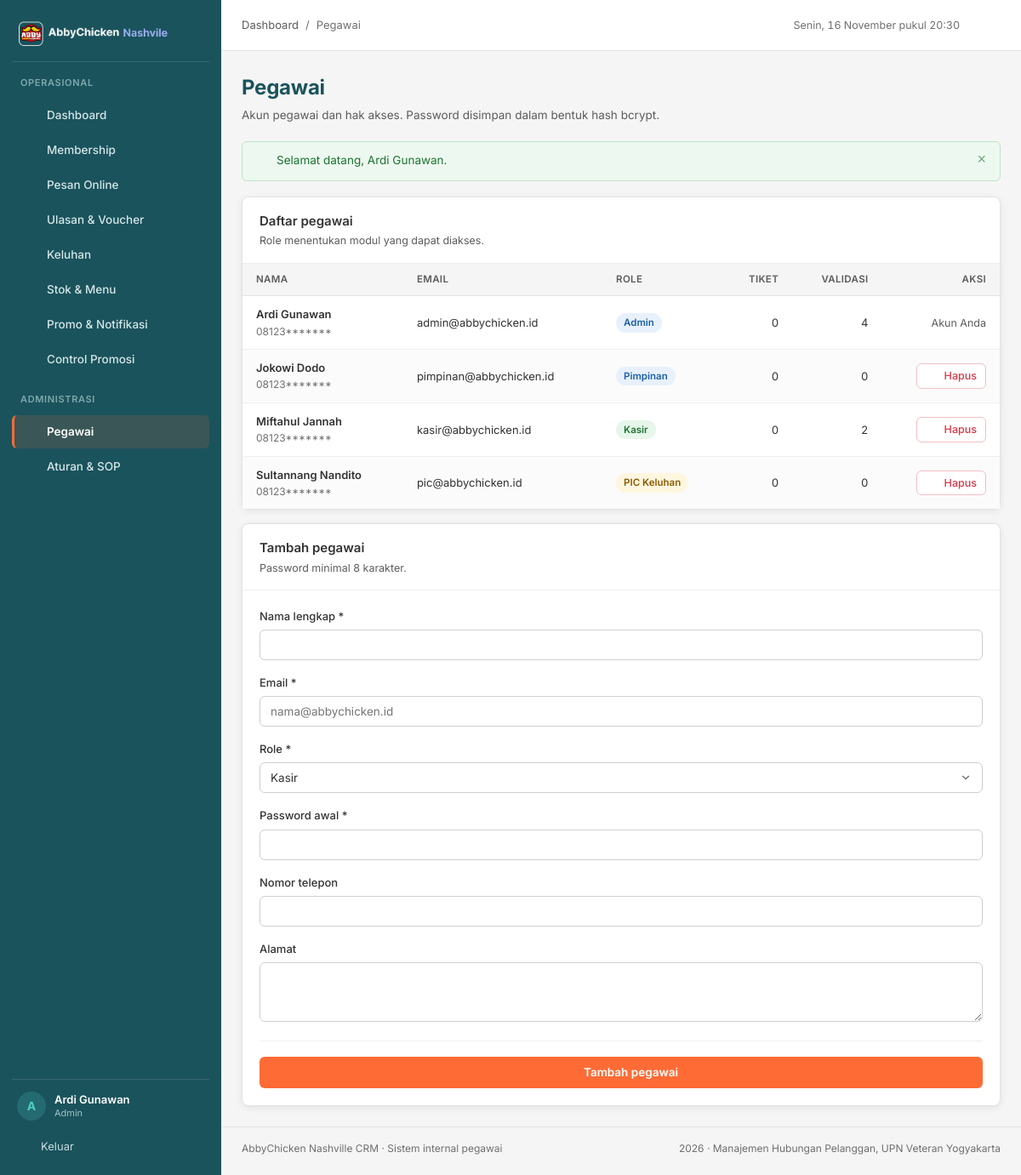
/pages/pegawai/index.php (signed in), run on the app's committed database.
### tables this page shows
CREATE TABLE `pegawai` (
  `pegawai_id` int(11) NOT NULL AUTO_INCREMENT,
  `email` varchar(100) NOT NULL,
  `password` varchar(255) NOT NULL,
  `nama` varchar(100) NOT NULL,
  `role` enum('Admin','Kasir','PIC Keluhan','Pimpinan') NOT NULL,
  `alamat` text DEFAULT NULL,
  `no_telp` varchar(15) DEFAULT NULL,
  `created_at` timestamp NOT NULL DEFAULT current_timestamp(),
  PRIMARY KEY (`pegawai_id`),
  UNIQUE KEY `uq_pegawai_email` (`email`),
  KEY `idx_pegawai_role` (`role`)
);

### pages/pegawai/index.php (the view, shortened to what this page needs)
<?php
require_once __DIR__ . '/../../config/database.php';
$error = [];
$data  = ['nama' => '', 'email' => '', 'role' => 'Kasir', 'no_telp' => '', 'alamat' => ''];
$role_pilihan = ['Admin', 'Pimpinan', 'Kasir', 'PIC Keluhan'];
$daftar = mysqli_query($conn, "SELECT p.*,
        (SELECT COUNT(*) FROM tiket t WHERE t.pegawai_id = p.pegawai_id) AS jml_tiket,
        (SELECT COUNT(*) FROM klaim_review k WHERE k.pegawai_id = p.pegawai_id) AS jml_validasi
    FROM pegawai p ORDER BY FIELD(p.role, 'Admin', 'Pimpinan', 'Kasir', 'PIC Keluhan'), p.nama ASC");
require_once __DIR__ . '/../../includes/header.php';
?>
<section class="detail-grid">
  <article class="card">
    <div class="card__head">
      <div>
        <h2>Daftar pegawai</h2>
        <p>Role menentukan modul yang dapat diakses.</p>
      </div>
    </div>
    <div class="table-wrap">
      <table class="table">
        <thead>
          <tr>
            <th>Nama</th>
            <th>Email</th>
            <th>Role</th>
            <th class="num">Tiket</th>
            <th class="num">Validasi</th>
            <th class="col-actions">Aksi</th>
          </tr>
        </thead>
        <tbody>
          <?php while ($p = mysqli_fetch_assoc($daftar)): ?>
            <tr>
              <td>
                <div class="cell-stack">
                  <span class="strong"><?= e($p['nama']) ?></span>
                  <small><?= e(!empty($p['no_telp']) ? tampil_telepon($p['no_telp']) : 'Telepon belum diisi') ?></small>
                </div>
              </td>
              <td><?= e($p['email']) ?></td>
              <td>
                <span class="badge <?= ($p['role'] === 'Admin' || $p['role'] === 'Pimpinan') ? 'badge--info' : ($p['role'] === 'Kasir' ? 'badge--success' : 'badge--warning') ?>">
                  <?= e($p['role']) ?>
                </span>
              </td>
              <td class="num"><?= (int) $p['jml_tiket'] ?></td>
              <td class="num"><?= (int) $p['jml_validasi'] ?></td>
              <td class="col-actions">
                <?php if ((int) $p['pegawai_id'] === (int) $_SESSION['pegawai_id']): ?>
                  <span class="text-small text-muted">Akun Anda</span>
                <?php else: ?>
                  <form class="inline-form" method="post" action=""
                        data-confirm="Hapus akun pegawai <?= e($p['nama']) ?>? Tindakan ini tidak dapat dibatalkan.">
                    <button class="btn btn--danger btn--sm" type="submit"><?= icon('trash', 15) ?> Hapus</button>
                  </form>
                <?php endif; ?>
              </td>
            </tr>
          <?php endwhile; ?>
        </tbody>
      </table>
    </div>
  </article>
  <form class="card" method="post" action="" novalidate>
    <div class="card__head">
      <div>
        <h2>Tambah pegawai</h2>
        <p>Password minimal 8 karakter.</p>
      </div>
    </div>
    <div class="card__body">
      <div class="form-grid form-grid--1">
        <div class="field">
          <label for="nama">Nama lengkap <span aria-hidden="true">*</span></label>
          <input class="input<?= isset($error['nama']) ? ' is-invalid' : '' ?>" type="text" id="nama" name="nama"
                 value="<?= e($data['nama']) ?>" maxlength="100" required>
        </div>
        <div class="field">
          <label for="email">Email <span aria-hidden="true">*</span></label>
          <input class="input<?= isset($error['email']) ? ' is-invalid' : '' ?>" type="email" id="email" name="email"
                 value="<?= e($data['email']) ?>" maxlength="100" placeholder="nama@abbychicken.id" required>
        </div>
        <div class="field">
          <label for="role">Role <span aria-hidden="true">*</span></label>
          <select class="select<?= isset($error['role']) ? ' is-invalid' : '' ?>" id="role" name="role" required>
            <?php foreach ($role_pilihan as $r): ?>
              <option value="<?= e($r) ?>" <?= $data['role'] === $r ? 'selected' : '' ?>><?= e($r) ?></option>
            <?php endforeach; ?>
          </select>
        </div>
        <div class="field">
          <label for="password">Password awal <span aria-hidden="true">*</span></label>
          <input class="input<?= isset($error['password']) ? ' is-invalid' : '' ?>" type="password" id="password" name="password"
                 minlength="8" autocomplete="new-password" required>
        </div>
        <div class="field">
          <label for="no_telp">Nomor telepon</label>
          <input class="input" type="tel" id="no_telp" name="no_telp" value="<?= e($data['no_telp']) ?>" maxlength="15" inputmode="numeric">
        </div>
        <div class="field">
          <label for="alamat">Alamat</label>
          <textarea class="textarea" id="alamat" name="alamat" maxlength="255" style="min-height:70px"><?= e($data['alamat']) ?></textarea>
        </div>
      </div>
      <div class="form-actions">
        <button class="btn btn--primary btn--block" type="submit"><?= icon('plus', 16) ?> Tambah pegawai</button>
      </div>
    </div>
  </form>
</section>
<?php require_once __DIR__ . '/../../includes/footer.php'; ?>

### includes/functions.php (shortened to what this page needs)
<?php
function e($value)
{
    return htmlspecialchars((string) $value, ENT_QUOTES, 'UTF-8');
}
function icon($nama, $ukuran = 18)
{
    $isi = $path[$nama] ?? $path['dashboard'];
    return '<svg class="icon" width="' . (int) $ukuran . '" height="' . (int) $ukuran . '" viewBox="0 0 24 24" fill="none" '
        . 'stroke="currentColor" stroke-width="1.6" stroke-linecap="round" stroke-linejoin="round" aria-hidden="true">'
        . $isi . '</svg>';
}
function sensor_telepon($telepon, $tampil_awal = 5)
{
    $tel = trim((string) $telepon);
    $panjang     = mb_strlen($tel);
    $tampil_awal = max(0, (int) $tampil_awal);
    return mb_substr($tel, 0, $tampil_awal) . str_repeat('*', $panjang - $tampil_awal);
}
function tampil_telepon($telepon, $role = null)
{
    $tel = trim((string) $telepon);
    $role_aktif = $role !== null ? (string) $role : (string) ($_SESSION['role'] ?? '');
    return sensor_telepon($tel, 5);
}

### data on the page
pegawai: nama "Ardi Gunawan", no_telp "08123*******", email "admin@abbychicken.id", role "Admin", jml_tiket "0", jml_validasi "4", shows "Akun Anda"
pegawai: nama "Jokowi Dodo", no_telp "08123*******", email "pimpinan@abbychicken.id", role "Pimpinan", jml_tiket "0", jml_validasi "0", $ukuran 15 (drawn)
pegawai: nama "Miftahul Jannah", no_telp "08123*******", email "kasir@abbychicken.id", role "Kasir", jml_tiket "0", jml_validasi "2", $ukuran 15 (drawn)
pegawai: nama "Sultannang Nandito", no_telp "08123*******", email "pic@abbychicken.id", role "PIC Keluhan", jml_tiket "0", jml_validasi "0", $ukuran 15 (drawn)

### other printed values
$item['label'] "Dashboard"
$item['label'] "Membership"
$item['label'] "Pesan Online"
$item['label'] "Ulasan & Voucher"
$item['label'] "Keluhan"
$item['label'] "Stok & Menu"
$item['label'] "Promo & Notifikasi"
$item['label'] "Control Promosi"
$item['label'] "Pegawai"
$item['label'] "Aturan & SOP"
mb_substr($nama_pegawai, 0, 1) "A"
$nama_pegawai "Ardi Gunawan"
$role_pegawai "Admin"
$page_title "Pegawai"
$page_subtitle "Akun pegawai dan hak akses. Password disimpan dalam bentuk hash bcrypt."
